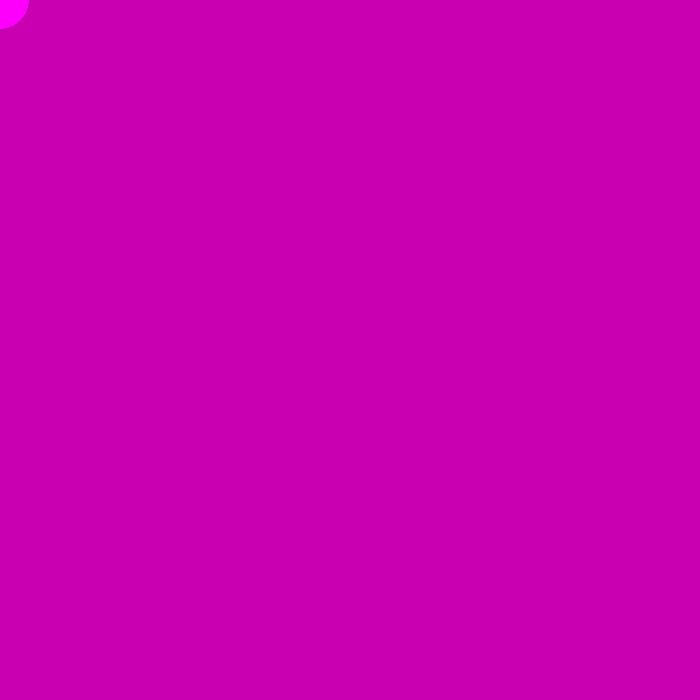
Frame 1 (no input)
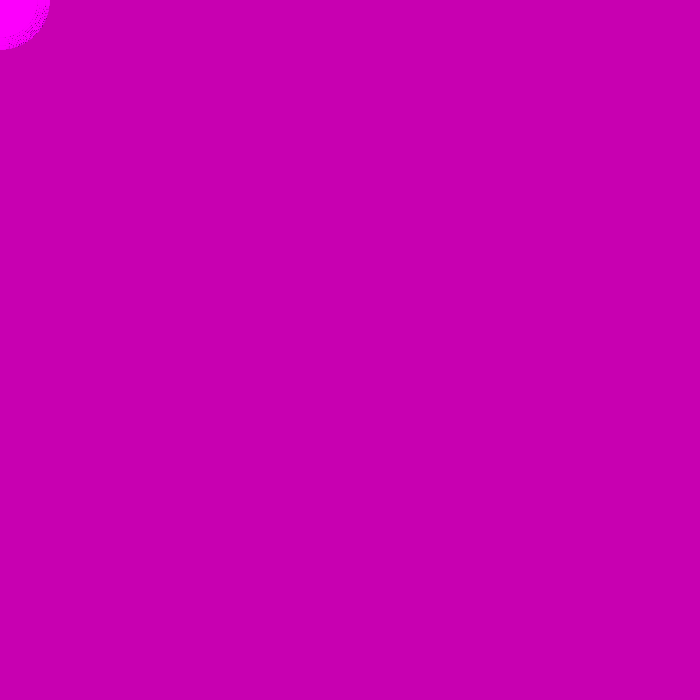
Frame 60 (the mouse pressed at the canvas centre just before this capture)
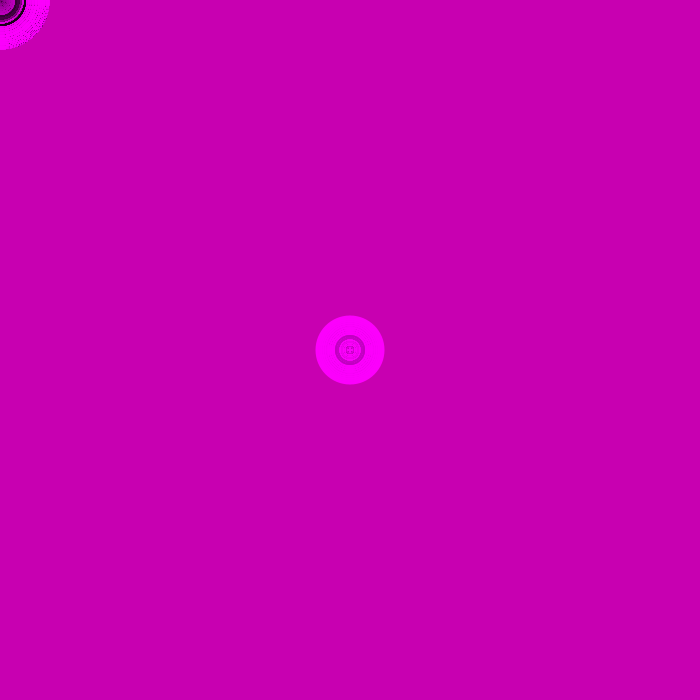
Frame 120 (the mouse held since frame 60 and released just before this capture)

The Processing sketch that drew these frames (run headless with seeded random() and noise(); from frame 60 on, the mouse is pressed at the canvas centre):

// Processing sketch: processing_156869
// ── processing_156869.pde

int numCircles = 100; //100 slot array for circleX and circleY
int[]circleX = new int[numCircles];
int[]circleY = new int[numCircles];

int[]mirrorX = new int[numCircles];

int diam = 50;
int time = 0;

boolean mode = false;

void setup() {
  size(700, 700);
  smooth();
  frameRate(30);
  for (int i=0; i < numCircles; i++) { //all slot values start at 0 when sketch initiates
    circleX[i]=0;
    circleY[i]=0;
  }
   background(random(100, 255), 0, random(150, 255)); //inital background color is a random 
   //shade of pink or blue or purple
}

void draw() {

  for (int i = 0; i < numCircles-1; i++) {
    circleX[i] = circleX[i+1];
    circleY[i] = circleY[i+1];
  }

  circleX[numCircles-1]=mouseX;
  circleY[numCircles-1]=mouseY;

  for (int i = 0; i < numCircles; i++) {
    fill(map(i, 0, numCircles, 0, 255), 0, map(i, 0, numCircles, 0, 255));
    noStroke();
    time = int(millis()*0.01) + 1;
    diam = int(50*(1+sin(time*PI/frameRate))); //changes diameter according to 1+sin(time*PI/frameRate)
    ellipse(circleX[i], circleY[i], diam, diam);
  }
  
  if(mode==true){
    
    for (int i = 0; i < numCircles; i++){
    mirrorX[i] = width-circleX[i];
    }
    
    for (int i = 0; i < numCircles; i++) {
    fill(map(i, 0, numCircles, 0, 255), 0, map(i, 0, numCircles, 0, 255));
    noStroke();
    time = int(millis()*0.01) + 1;
    diam = int(50*(1+sin(time*PI/frameRate))); //changes diameter according to 1+sin(time*PI/frameRate)
    ellipse(mirrorX[i], circleY[i], diam, diam);
    }
  }
}

void mousePressed(){
  background(random(100, 255), 0, random(150, 255)); //randomly changes background color
}


void keyPressed(){
  if (key==ENTER){
    mode=!mode;
  }
}

  
  
